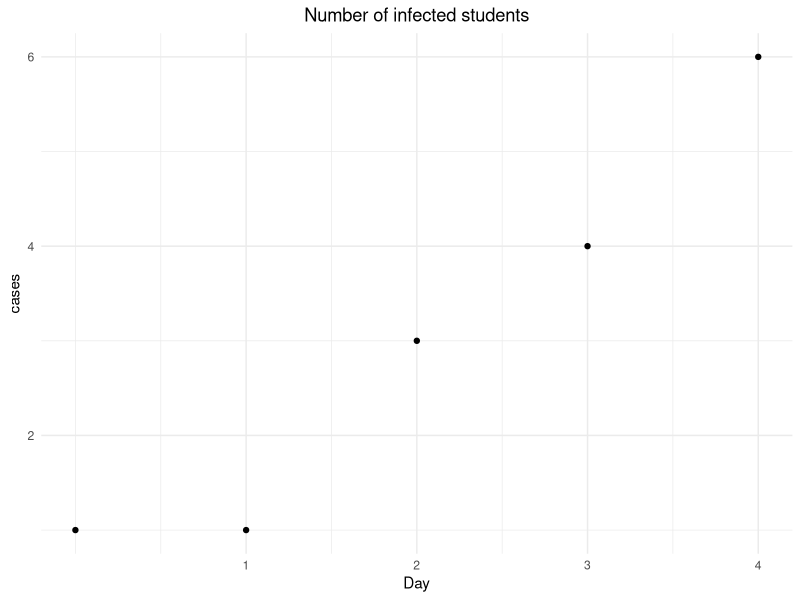
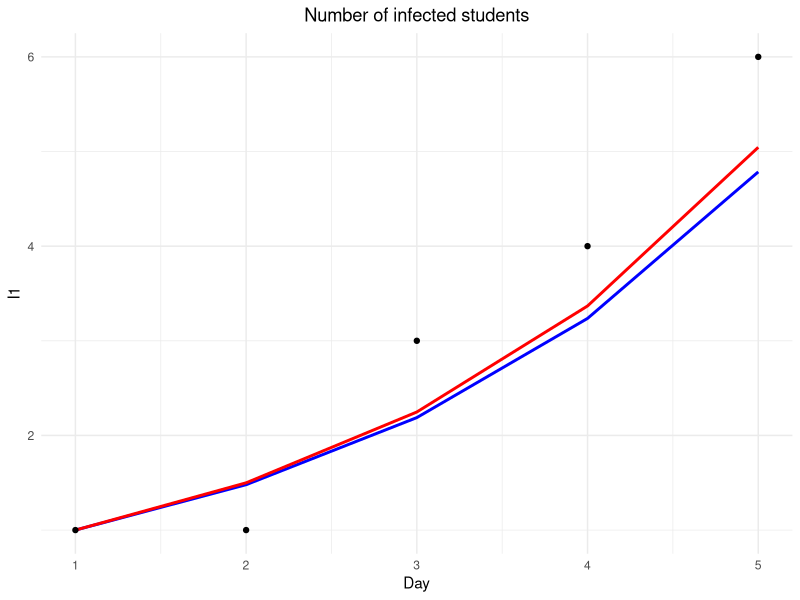
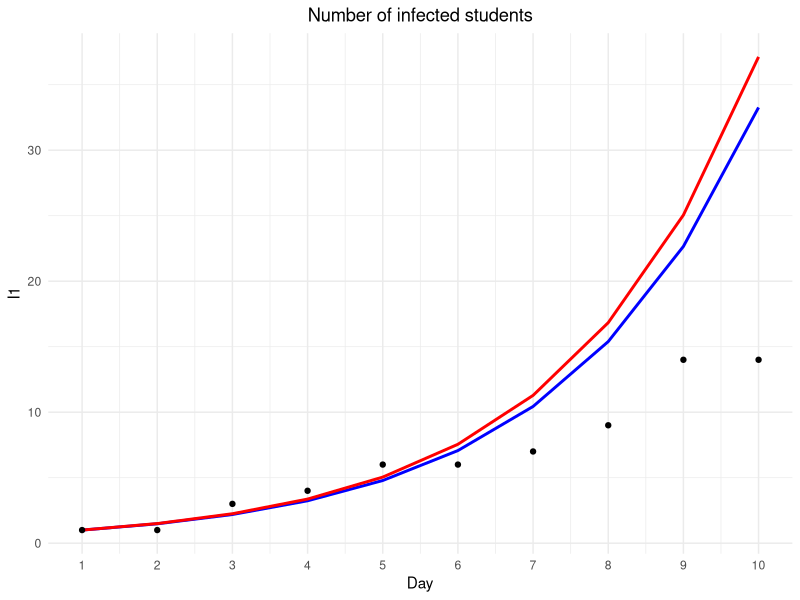

Source code (R) for these figures, in order:
library(ggplot2)

# Read in the data
flu <- read.csv("flu_cases.csv")

# How many days of observation do we have when we need to make a decision?
n_obs <- 5

# What do the data look like at this point?
ggplot(data = flu[1:n_obs, ], aes(x = day, y = cases)) +
  geom_point() +
  labs(title = "Number of infected students", x = "Day") +
  scale_x_continuous(breaks = 1:n_obs) +
  theme_minimal() +
  theme(plot.title = element_text(hjust = 0.5))

# Define our parameters
beta1 <- 0.5
gamma1 <- 1/50
beta2 <- 0.6
gamma2 <- 1/10
npts <- 100
I0 <- 1
N <- 1000
dt <- 1

# Make vectors where we will store the estimates
x <- 1:npts
S1 <- rep(0, npts)
I1 <- rep(0, npts)
R1 <- rep(0, npts)
S2 <- rep(0, npts)
I2 <- rep(0, npts)
R2 <- rep(0, npts)

# Initial conditions
S1[1] <- N - I0
I1[1] <- I0
S2[1] <- N - I0
I2[1] <- I0

# Simulate the model over time
for (t in 1:(npts - 1)) {
  infections1 <- beta1 * S1[t] * I1[t] / N * dt
  recoveries1 <- gamma1 * I1[t] * dt
  infections2 <- beta2 * S2[t] * I2[t] / N * dt
  recoveries2 <- gamma2 * I2[t] * dt
  
  S1[t + 1] <- S1[t] - infections1
  I1[t + 1] <- I1[t] + infections1 - recoveries1
  R1[t + 1] <- R1[t] + recoveries1
  
  S2[t + 1] <- S2[t] - infections2
  I2[t + 1] <- I2[t] + infections2 - recoveries2
  R2[t + 1] <- R2[t] + recoveries2
}

# Plot the model estimates of the number of infections alongside the data
time <- x * dt

# Plot the model estimates of the number of infections alongside the data
fit_data = data.frame(time = time[1:n_obs], I1 = I1[1:n_obs], I2 = I2[1:n_obs], observed_cases = flu[1:n_obs, 3])
ggplot() +
  geom_line(data = fit_data, aes(x = time, y = I1), color = "blue", linetype = "solid", size = 1) +
  geom_line(data = fit_data, aes(x = time, y = I2), color = "red", linetype = "solid", size = 1) +
  geom_point(data = fit_data, aes(x = time, y = observed_cases)) +
  labs(title = "Number of infected students", x = "Day") +
  scale_x_continuous(breaks = 1:n_obs) +
  theme_minimal() +
  theme(plot.title = element_text(hjust = 0.5))

# Model validation step: compare how well the model performed in forecasting the next few days
n_for <- 10
val_data = data.frame(time = time[1:n_for], I1 = I1[1:n_for], I2 = I2[1:n_for], observed_cases = flu[1:n_for, 3])
ggplot() +
  geom_line(data = val_data, aes(x = time, y = I1), color = "blue", linetype = "solid", size = 1) +
  geom_line(data = val_data, aes(x = time, y = I2), color = "red", linetype = "solid", size = 1) +
  geom_point(data = val_data, aes(x = time, y = observed_cases)) +
  labs(title = "Number of infected students", x = "Day") +
  scale_x_continuous(breaks = 1:n_for) +
  theme_minimal() +
  theme(plot.title = element_text(hjust = 0.5))

